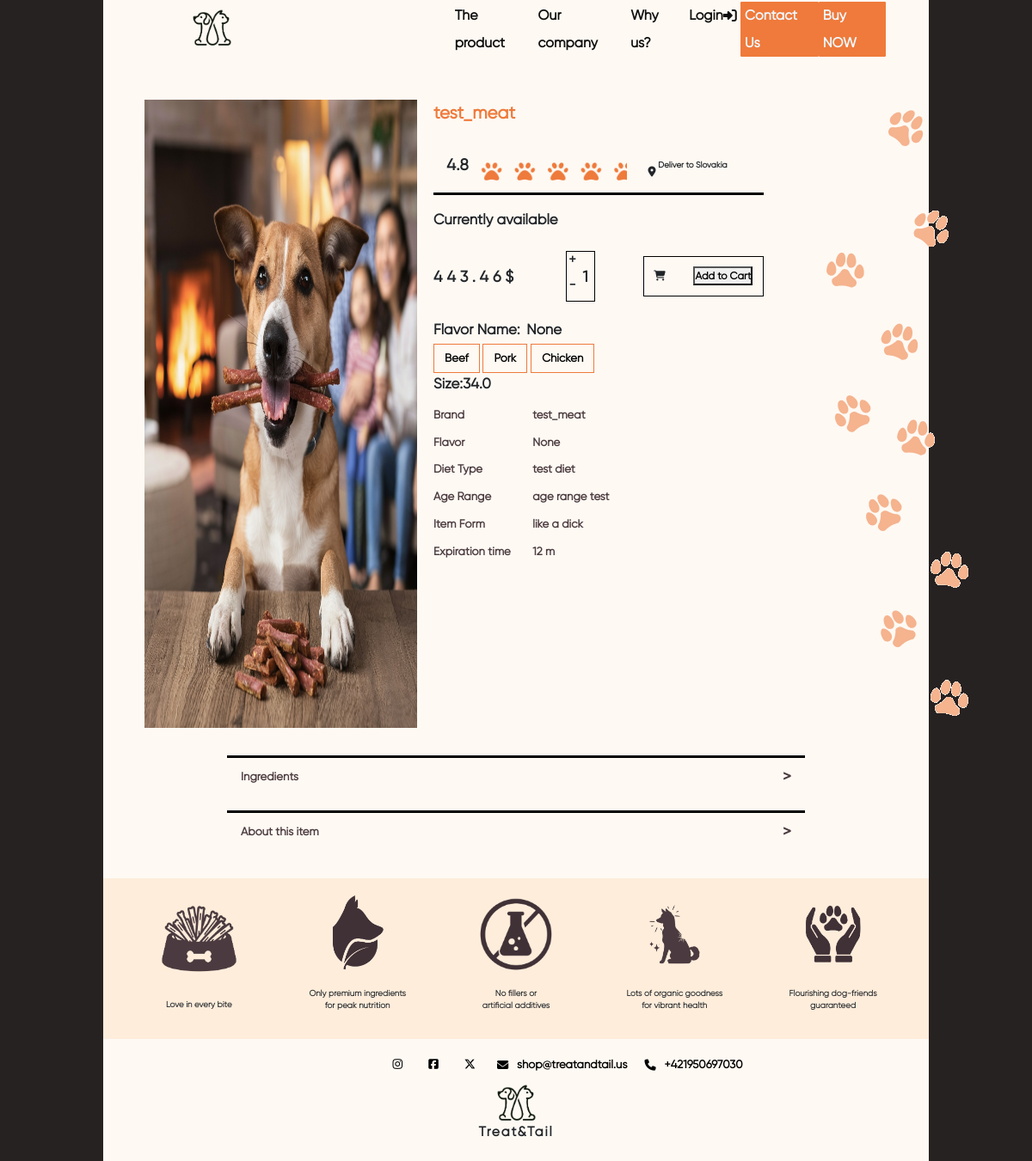
Page /products/test-meat/ on the committed database.
### shop/models.py (models this page shows, shortened)
class Product(models.Model):
    name = models.CharField(max_length=255, verbose_name="Product Name")
    name_eng = models.CharField(max_length=255, verbose_name="Product Name (English)", blank=True, null=True)
    description = models.TextField(verbose_name="Description", blank=True, null=True)
    ingredients = models.TextField(verbose_name="Ingredients", blank=True, null=True)
    slug = models.SlugField(unique=True)
    article = models.CharField(max_length=50, verbose_name="Article")
    image = models.ImageField(upload_to="products/", verbose_name="Product Image", blank=True, null=True)
    aviable_num = models.IntegerField(verbose_name="Available Quantity", default=0)
    weight = models.FloatField(verbose_name="Weight (kg)", blank=True, null=True)
    price = models.DecimalField(max_digits=10, decimal_places=2, verbose_name="Price")
    sale = models.IntegerField(verbose_name="Discount Percentage", blank=True, null=True)
    brand_flavor = models.CharField(max_length=100, verbose_name="Brand/Flavor", blank=True, null=True)
    diet_type = models.CharField(max_length=100, verbose_name="Diet Type", blank=True, null=True)
    age_range = models.CharField(max_length=100, verbose_name="Age Range", blank=True, null=True)
    item_form = models.CharField(max_length=50, verbose_name="Item Form", blank=True, null=True)
    width = models.FloatField(verbose_name="Width (cm)", blank=True, null=True)
    height = models.FloatField(verbose_name="Height (cm)", blank=True, null=True)
    expiration_months = models.IntegerField(verbose_name="Months to Expiration", blank=True, null=True)
    tags = models.ManyToManyField("Tag", verbose_name="Tags", blank=True)
    created_at = models.DateTimeField(auto_now_add=True, verbose_name="Created At")
    updated_at = models.DateTimeField(auto_now=True, verbose_name="Updated At")
    class Meta:
        verbose_name = "Product"
        verbose_name_plural = "Products"

### shop/views.py (the view)
# urls.py: path('products/<slug:slug>/', ProductDetailView.as_view(), name='product_detail'),
class ProductDetailView(DetailView):
    model = Product  # Specify the model to use
    template_name = 'shop/pages/buy.html'  # Specify the template to render
    def get_context_data(self, **kwargs):
        context = super().get_context_data(**kwargs)
        product = self.object  # Automatically fetched by the `model` attribute
        flavors = ["Beef", "Pork", "Chicken"]
        rating_percentage = min(max((product.rating if hasattr(product, 'rating') and product.rating else 4.5) * 20, 0), 100)
        context['flavors'] = flavors
        context['rating_percentage'] = rating_percentage
        return context

### shop/templates/shop/pages/buy.html (shortened to what this page needs)
{% load static %}
<!DOCTYPE html>
<html lang="en">
<head>
    <link href="https://cdn.jsdelivr.net/npm/bootstrap@5.3.1/dist/css/bootstrap.min.css" rel="stylesheet"
>
    <link rel="stylesheet" href="{% static 'assets/css/general.css' %}">
    <link rel="stylesheet" href="{% static 'assets/css/navbarstyle.css' %}">
    <link rel="stylesheet" href="{% static 'assets/css/footerstyle.css' %}">
    <link rel="stylesheet" href="{% static 'assets/css/infoblockstyle.css' %}">
    <link rel="stylesheet" href="{% static 'assets/css/buy.css' %}">
</head>
<body>
    <div id="Wrapper">
        {% include 'shop/modules/_cap.html' %}
        <div id="ProductSection">
            <div id="ProductPhoto">
                <img src="{{ product.image.url }}" alt="{{ product.name }}">
            </div>
            <div id="UI">
                <div id="ProductTitle">
                    <p>{{ product.name }}</p>
                </div>
                <div id="RateDeliverRow">
                    <div id="RateNumeric">
                        <p>{{ product.rating|default:"4.8" }}</p>
                    </div>
                    <div class="rating_block">
                        <img src="{% static 'assets/img/rating.png' %}" alt="Rating">
                    </div>
                    <div id="DeliverTo">
                        <i class="fa-solid fa-location-dot"></i>
                        <p>Deliver to Slovakia</p>
                    </div>
                </div>
                <div id="Available">
                    {% if product.aviable_num > 0 %}
                        Currently available
                    {% else %}
                        Out of stock
                    {% endif %}
                </div>
                <div id="OrderRow">
                    <div id="Cost">
                        <span id="Num">{{ product.price }}</span><span>$</span>
                    </div>
                    <div id="QuantBox">
                        <div id="PM">
                            <div id="Plus">
                                <p>+</p>
                            </div>
                            <div id="Minus">
                                <p>-</p>
                            </div>
                        </div>
                        <div id="Quant">1</div>
                    </div>
                    <div id="AddToCart">
                        <div id="ShopcartImg">
                            <i class="fa-solid fa-cart-shopping"></i>
                        </div>
                        <button id="addToCartButton" value="{{ product.id }}" class="add-to-cart-btn">Add to Cart</button>
                    </div>
                </div>
                <div id="NameSizeVertical">
                    <div id="FlavorName">
                        <span>Flavor Name:</span>
                        <span id="SelectedFlavor" class="Flavor">{{ product.brand_flavor }}</span>
                    </div>
                    <div id="FlavorBox">
                        {% for flavor in flavors %}
                        <div class="FlavorPicker {% if flavor == product.brand_flavor %}active{% endif %}" data-flavor="{{ flavor }}">{{ flavor }}</div>
                        {% endfor %}
                    </div>
                    <div id="Size">
                        <span>Size:</span>
                        <span id="SizeNum">  {{ product.weight }}</span>
                    </div>
                </div>
                <div id="Characteristics">
                    <table>
                        <tr>
                            <td>Brand</td>
                            <td>{{ product.name }}</td>
                        </tr>
                        <tr>
                            <td>Flavor</td>
                            <td id="SelectedFlavorInTable">{{ product.brand_flavor }}</td>
                        </tr>
                        <tr>
                            <td>Diet Type</td>
                            <td>{{ product.diet_type }}</td>
                        </tr>
                        <tr>
                            <td>Age Range</td>
                            <td>{{ product.age_range }}</td>
                        </tr>
                        <tr>
                            <td>Item Form</td>
                            <td>{{ product.item_form }}</td>
                        </tr>
                        <tr>
                            <td>Expiration time</td>
                            <td>{{ product.expiration_months }} m</td>
                        </tr>
                    </table>
                </div>
            </div>
            <div class="paws_array">
                <img src="{% static 'assets/img/paw_array.png' %}" alt="">
            </div>
        </div>
        <div class="additional-info">
            <div id="toggleSection">
                <div class="toggle-item">
                    <button class="toggle-button">
                        Ingredients
                        <span class="toggle-icon">&gt;</span>
                    </button>
                </div>
                <div class="toggle-item">
                    <button class="toggle-button">
                        About this item
                        <span class="toggle-icon">&gt;</span>
                    </button>
                </div>
            </div>
        </div>
        {% include 'shop/modules/_features.html' %}
        {% include 'shop/modules/_footer.html' %}
    </div>
</body>
</html>

### shop/templates/shop/modules/_cap.html (shortened to what this page needs)
{% load static %}
<!DOCTYPE html>
<html lang="en">
<head>
    <link rel="stylesheet" href="{% static 'assets/css/general.css' %}">
    <link rel="stylesheet" href="{% static 'assets/css/navbarstyle.css' %}">
    <link rel="stylesheet" href="{% static 'assets/css/footerstyle.css' %}">
    <link rel="stylesheet" href="{% static 'assets/css/infoblockstyle.css' %}">
    <link rel="stylesheet" href="{% static 'assets/css/product.css' %}">
</head>
<body>
    {% block content %}
            <div id="Header">
                <div id="LogoTop">
                    <a href="{% url 'home' %}">
                    <img src="{% static 'assets/img/logo.png' %}">
                    </a>
                </div>
                    <nav>
                        <a href="{% url 'product_page' %}">The product</a>
                        <a href="{% url 'our_company' %}">Our company</a>
                        <a href="{% url 'why_us' %}">Why us?</a>
                        {% if user.is_authenticated %}
                            {% if user.is_superuser %}
                                <a href="{% url 'admin:index' %}"><i class="fa-solid fa-user-tie"></i>Admin </a>
                            {% endif %}
                            <form method="POST" action="{% url 'logout' %}" style="display: inline;">
                                {% csrf_token %}
                                <button type="submit" style="background: none; border: none; color: inherit; cursor: pointer;">Logout <i class="fa-solid fa-right-from-bracket"></i> </button>
                            </form>
                        {% else %}
                            <a href="{% url 'auth' %}"> Login<i class="fa-solid fa-right-to-bracket"></i></a>
                        {% endif %}
                        <a href="{% url 'contact_us' %}">Contact Us</a>
                        <a href="{% url 'product_list' %}">Buy NOW</a>
                    </nav>
            </div>
    {% endblock %}
</body>
</html>

### shop/templates/shop/modules/_features.html (shortened to what this page needs)
{% load static %}
<!DOCTYPE html>
<html lang="en">
<head>
    <link rel="stylesheet" href="{% static 'assets/css/general.css' %}">
    <link rel="stylesheet" href="{% static 'assets/css/navbarstyle.css' %}">
    <link rel="stylesheet" href="{% static 'assets/css/footerstyle.css' %}">
    <link rel="stylesheet" href="{% static 'assets/css/infoblockstyle.css' %}">
    <link rel="stylesheet" href="{% static 'assets/css/product.css' %}">
</head>
<body>
        {% block content %}
            <div id="Features">
            <div class="Feature">
                <img src="{% static 'assets/img/product/DogFood.png' %}">
                <p>
                    Love in every bite
                </p>
            </div>
            <div class="Feature">
                <img src="{% static 'assets/img/product/EcoFriendly.png' %}">
                <p>
                    Only premium ingredients
                    for peak nutrition
                </p>
            </div>
            <div class="Feature">
                <img src="{% static 'assets/img/product/NoChems.png' %}">
                <p>
                    No fillers or
                    artificial additives
                </p>
            </div>
            <div class="Feature">
                <img src="{% static 'assets/img/product/SparklingDoggo.png' %}">
                <p>
                    Lots of organic goodness
                    for vibrant health
                </p>
            </div>
            <div class="Feature">
                <img src="{% static 'assets/img/product/Luv.png' %}">
                <p>
                    Flourishing dog-friends
                    guaranteed
                </p>
            </div>
        </div>
        {% endblock %}
</body>
</html>

### shop/templates/shop/modules/_footer.html (shortened to what this page needs)
{% load static %}
<!DOCTYPE html>
<html lang="en">
<head>
    <link rel="stylesheet" href="{% static 'assets/css/general.css' %}">
    <link rel="stylesheet" href="{% static 'assets/css/navbarstyle.css' %}">
    <link rel="stylesheet" href="{% static 'assets/css/footerstyle.css' %}">
    <link rel="stylesheet" href="{% static 'assets/css/infoblockstyle.css' %}">
    <link rel="stylesheet" href="{% static 'assets/css/product.css' %}">
</head>
<body>
    {% block content %}
            <div id="Footer">
                <div class="footer-text-box">
                    <div class="social_elements" id="Social">
                        <div class="social">
                            <a class="social_links"><i class="social_elements fa-brands fa-instagram"></i></a>
                        </div>
                        <div class="social">
                            <a class="social_links"><i class="social_elements fa-brands fa-square-facebook"></i></a>
                        </div>
                        <div class="social">
                            <a class="social_links"><i class="fa-brands fa-x-twitter"></i></a>
                        </div>
                        <div class="social">
                            <i class="fa-solid fa-envelope"></i>
                            <a href="mailto: shop@treatandtail.us"> shop@treatandtail.us</a>
                        </div>
                        <div class="social">
                            <i class="fa-solid fa-phone"></i>
                            <a href="tel: +421950697030"> +421950697030</a>
                        </div>
                    </div>
                </div>
                <div id="FooterLogo" class="footer">
                    <img src="{% static 'assets/img/logo.png' %}">
                    <p>Treat&Tail</p>
                </div>
            </div>
    {% endblock %}
</body>
</html>

### rows in the picture
Product: image (picture), name "test_meat", price "443.46", brand_flavor "None", weight "34.0", diet_type "test diet", age_range "age range test", item_form "like a dick", expiration_months "12"

### other values in the picture
{{ product.rating|default:"4.8" }} "4.8"
{{ flavor }} "Beef" "Pork" "Chicken"
